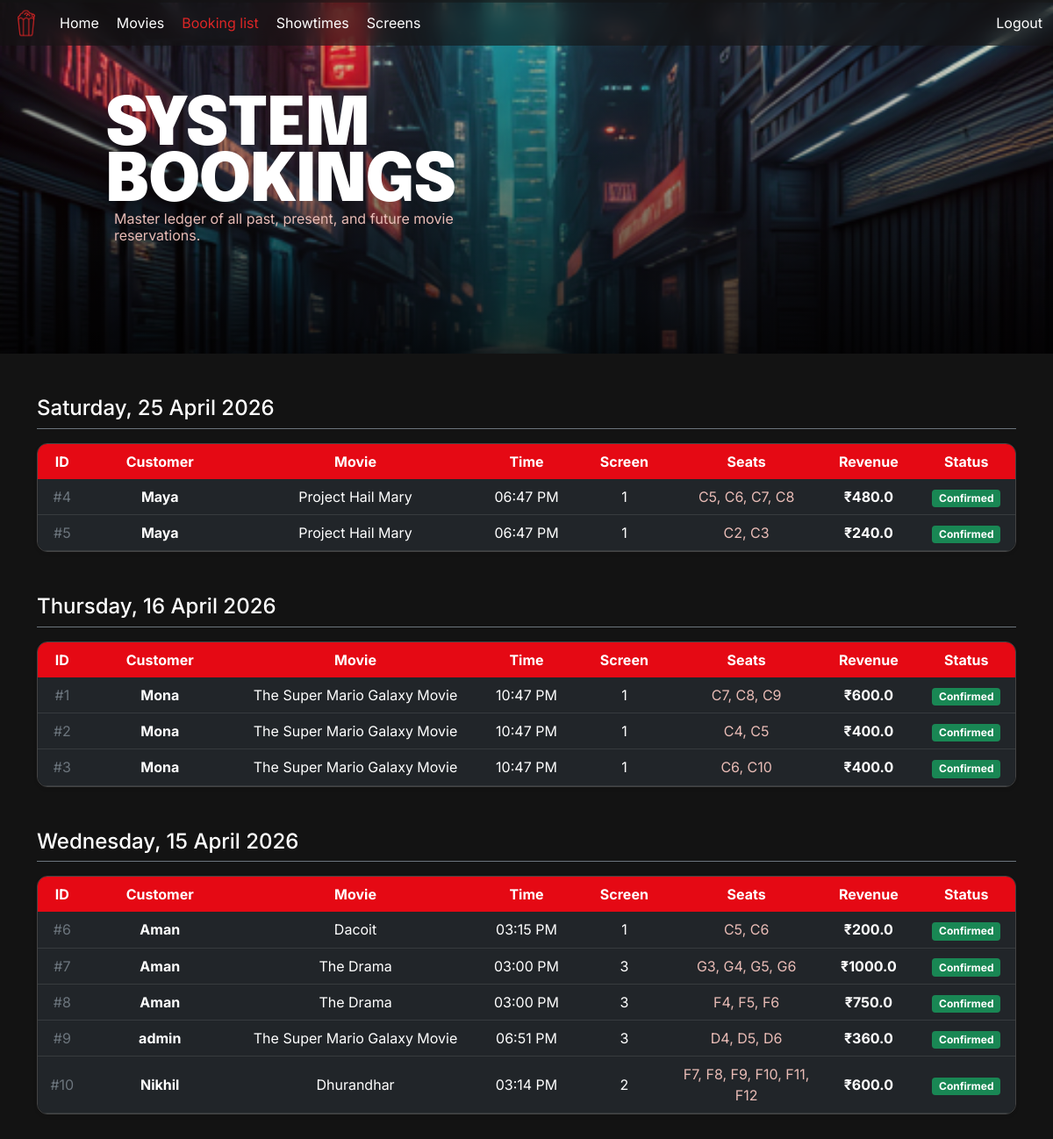
/booking_list (signed in), run on the app's committed database.
### models.py (models this page shows)
class Booking(db.Model):
    __tablename__ = 'booking'
    id = db.Column(db.Integer, primary_key=True)
    user_id = db.Column(db.Integer, db.ForeignKey('user.id'), nullable=False)
    showtime_id = db.Column(db.Integer, db.ForeignKey('showtime.id'), nullable=False)
    status = db.Column(db.String(20), default='confirmed')
    total_price = db.Column(db.Float, nullable=False)
    booked_at = db.Column(db.DateTime, default=datetime.utcnow)
    seats = db.relationship('BookingSeat', backref='booking', lazy=True)

class User(db.Model, UserMixin):
    __tablename__ = 'user'
    id = db.Column(db.Integer, primary_key=True)
    name = db.Column(db.String(100), nullable=False)
    username = db.Column(db.String(120), unique=True, nullable=False)
    password = db.Column(db.String(256), nullable=False)
    created_at = db.Column(db.DateTime, default=datetime.utcnow)
    is_admin = db.Column(db.Boolean, default=False)
    bookings = db.relationship('Booking', backref='user', lazy=True)
    reviews = db.relationship('Review', backref='user', lazy=True)

class Movie(db.Model):
    __tablename__ = 'movie'
    id = db.Column(db.Integer, primary_key=True)
    title = db.Column(db.String(200), nullable=False)
    genre = db.Column(db.String(100))
    duration_min = db.Column(db.Integer)          # in minutes
    language = db.Column(db.String(50))
    rating = db.Column(db.Float, default=0.0)     # aggregate rating
    poster_url = db.Column(db.String(500))
    showtimes = db.relationship('Showtime', backref='movie', lazy=True)
    reviews = db.relationship('Review', backref='movie', lazy=True)

class Showtime(db.Model):
    __tablename__ = 'showtime'
    id = db.Column(db.Integer, primary_key=True)
    movie_id = db.Column(db.Integer, db.ForeignKey('movie.id'), nullable=False)
    screen_id = db.Column(db.Integer, db.ForeignKey('screen.id'), nullable=False)
    show_time = db.Column(db.DateTime, nullable=False)
    price = db.Column(db.Float, nullable=False)
    bookings = db.relationship('Booking', backref='showtime', lazy=True)

class Screen(db.Model):
    __tablename__ = 'screen'
    id = db.Column(db.Integer, primary_key=True)
    name = db.Column(db.String(50), nullable=False, unique=True)
    seats = db.relationship('Seat', backref='screen', lazy=True)
    showtimes = db.relationship('Showtime', backref='screen', lazy=True)

### app.py (the view)
@app.route('/booking_list')
@login_required
def booking_list():
    if not current_user.is_admin:
        flash('Access denied.', 'danger')
        return redirect(url_for('home'))
    all_bookings = Booking.query.all()
    grouped = defaultdict(list)
    for booking in all_bookings:
        showtime = Showtime.query.get(booking.showtime_id)
        movie = Movie.query.get(showtime.movie_id)
        user = User.query.get(booking.user_id) # Getting the buyer!
        screen = Screen.query.get(showtime.screen_id)
        booking_seats = BookingSeat.query.filter_by(booking_id=booking.id).all()
        seat_names = []
        for bs in booking_seats:
            seat = Seat.query.get(bs.seat_id)
            if seat:
                seat_names.append(f"{seat.row}{seat.number}")
        formatted_seats = ", ".join(seat_names)
        booking_info = {
            'booking': booking,
            'showtime': showtime,
            'movie': movie,
            'seats': formatted_seats,
            'screen': screen,
            'user': user
        }
        date_key = showtime.show_time.date()
        grouped[date_key].append(booking_info)
    sorted_grouped = dict(sorted(grouped.items(), key=lambda item: item[0], reverse=True))
    return render_template('booking_list.html', grouped=sorted_grouped)

### app.py (called while the page is built)
@login_manager.user_loader
def load_user(user_id):
    return User.query.get(int(user_id))

@app.context_processor
def inject_user():
    return dict(current_user = current_user, request = request)

### templates/booking_list.html (shortened to what this page needs)
{% extends "0base.html" %}
{% block content %}
<div class="bg-showtime" style="margin-top: -75px; height: 50vh;">
    <div class="para-home" style="width: 80vw; justify-content: center; height: 100%;">
        <h1 style="max-width: 700px; margin-bottom: 0px;">SYSTEM BOOKINGS</h1>
        <p style="width: 50%; line-height: 1.2; padding-left: 10px;">Master ledger of all past, present, and future movie reservations.</p>
    </div>
</div>
<div class="container" style="min-height: 50vh;">
    {% for date, items in grouped.items() %}
    <div class="mb-5 mt-5">
        <h4 class="mb-3 text-white border-bottom border-secondary pb-2">{{ date.strftime('%A, %d %B %Y') }}</h4>
        <div class="table-responsive shadow-sm" style="border-radius: 12px; border: 1px solid #444; overflow: hidden;">
            <table class="table table-dark table-hover align-middle mb-0">
                <thead>
                    <tr>
                        <th style="width:5%; color: white; background-color: #E50914; border: none;">ID</th>
                        <th style="width:15%; color: white; background-color: #E50914; border: none;">Customer</th>
                        <th style="width:25%; color: white; background-color: #E50914; border: none;">Movie</th>
                        <th style="width:10%; color: white; background-color: #E50914; border: none;">Time</th>
                        <th style="width:10%; color: white; background-color: #E50914; border: none;">Screen</th>
                        <th style="width:15%; color: white; background-color: #E50914; border: none;">Seats</th>
                        <th style="width:10%; color: white; background-color: #E50914; border: none;">Revenue</th>
                        <th style="width:10%; color: white; background-color: #E50914; border: none;">Status</th>
                    </tr>
                </thead>
                <tbody>
                    {% for item in items %}
                    <tr>
                        <td class="text-muted">#{{ item.booking.id }}</td>
                        <td class="fw-bold">{{ item.user.username }}</td>
                        <td>{{ item.movie.title }}</td>
                        <td>{{ item.showtime.show_time.strftime('%I:%M %p') }}</td>
                        <td>{{ item.screen.name }}</td>
                        <td style="color: #E9BCB6;">{{ item.seats }}</td>
                        <td class="fw-bold">₹{{ item.booking.total_price }}</td>
                        <td>
                            <span class="badge {% if item.booking.status == 'confirmed' %}bg-success{% else %}bg-secondary{% endif %}">
                                {{ item.booking.status|title }}
                            </span>
                        </td>
                    </tr>
                    {% endfor %}
                </tbody>
            </table>
        </div>
    </div>
    {% else %}
        <div class="alert bg-darker border-secondary text-center py-5 mt-5" role="alert">
            <h4 class="text-muted mb-0">No bookings have been made in the system yet.</h4>
        </div>
    {% endfor %}
</div>
{% endblock %}

### static/styles.css (style rules this page uses)
* { color: #FFF; font-family: 'Inter', sans-serif; }
p { font-family: 'Inter', sans-serif; color: #E9BCB6; }
table { text-align: center; }
h1, h2, h3, h4, h5, h6 { font-family: "inter", sans-serif; }
h1 { font-family: "Epilogue", sans-serif; font-size: 76px !important; font-style: normal !important; font-weight: 900 !important; line-height: 4rem !important; letter-spacing: -0.02em !important; }
.bg-showtime { display: flex; flex-direction: column; align-items: center; justify-content: center; background: linear-gradient(to top, rgba(0, 0, 0, 0.8), rgba(0, 0, 0, 0)), url('/static/images/bg2.png') center/cover no-repeat; }
.para-home { display: flex; flex-direction: column; align-items: flex-start; justify-content: flex-end; height: 80vh; margin: 40px; }

### data on the page
Booking: booking.id "4", booking.total_price "480.0", booking.status "Confirmed"
User: user.username "Maya" "Maya"
Movie: movie "Project Hail Mary" "Project Hail Mary"
Showtime: showtime.show_time "06:47 PM" "06:47 PM"
Screen: screen.name "1" "1" "1" "1" "1" "1"
Booking: booking.id "5", booking.total_price "240.0", booking.status "Confirmed"
Booking: booking.id "1", booking.total_price "600.0", booking.status "Confirmed"
User: user.username "Mona" "Mona" "Mona"
Movie: movie "The Super Mario Galaxy Movie" "The Super Mario Galaxy Movie" "The Super Mario Galaxy Movie" "The Super Mario Galaxy Movie"
Showtime: showtime.show_time "10:47 PM" "10:47 PM" "10:47 PM"
Booking: booking.id "2", booking.total_price "400.0", booking.status "Confirmed"
Booking: booking.id "3", booking.total_price "400.0", booking.status "Confirmed"
Booking: booking.id "6", booking.total_price "200.0", booking.status "Confirmed"
User: user.username "Aman" "Aman" "Aman"
Movie: movie "Dacoit"
Showtime: showtime.show_time "03:15 PM"
Booking: booking.id "7", booking.total_price "1000.0", booking.status "Confirmed"
Movie: movie "The Drama" "The Drama"
Showtime: showtime.show_time "03:00 PM" "03:00 PM"
Screen: screen.name "3" "3" "3"
Booking: booking.id "8", booking.total_price "750.0", booking.status "Confirmed"
Booking: booking.id "9", booking.total_price "360.0", booking.status "Confirmed"
User: user.username "admin"
Showtime: showtime.show_time "06:51 PM"
Booking: booking.id "10", booking.total_price "600.0", booking.status "Confirmed"
User: user.username "Nikhil"
Movie: movie "Dhurandhar"
Showtime: showtime.show_time "03:14 PM"
Screen: screen.name "2"

### other printed values
{{ date.strftime('%A, %d %B %Y') }} "Saturday, 25 April 2026" "Thursday, 16 April 2026" "Wednesday, 15 April 2026"
{{ item.seats }} "C5, C6, C7, C8" "C2, C3" "C7, C8, C9" "C4, C5" "C6, C10" "C5, C6" "G3, G4, G5, G6" "F4, F5, F6" "D4, D5, D6" "F7, F8, F9, F10, F11, F12"
